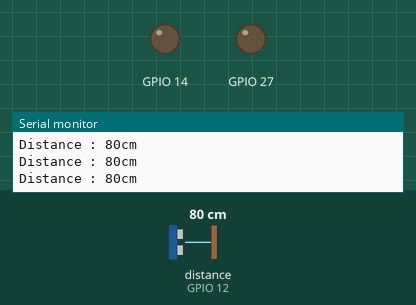
The sketch below on a simulated ESP32. On the bench: output pins drawn as LEDs (lit = HIGH), the last lines printed to the serial monitor. Wiring (inferred from the names in the program): ultrasonic range finder: trigger GPIO 12; echo GPIO 12. The test bench sets the inputs (shaded band); at power-on: distance to the obstacle (sensor on GPIO 12) 80 cm. The echo pulse lasts 58.3 µs per cm.

Above: at 1.2 s.
1.3 s: distance to the obstacle (sensor on GPIO 12) set to 7 cm
2.9 s: distance to the obstacle (sensor on GPIO 12) set to 4 cm
At 3.8 s:
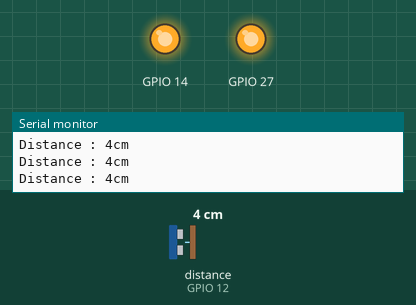
4.7 s: distance to the obstacle (sensor on GPIO 12) set to 9 cm
At 6.0 s:
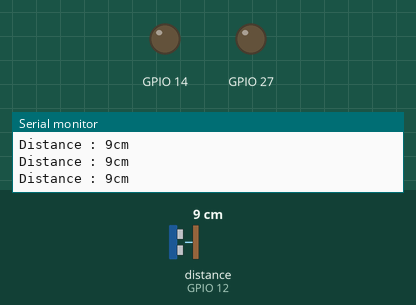
6.5 s: distance to the obstacle (sensor on GPIO 12) set to 2 cm
At 7.1 s:
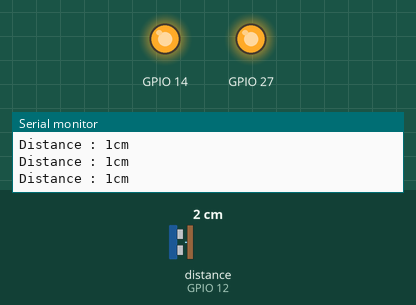
Timing chart, 0 to 9.3 s (numbered marks = the images above; inputs shaded):
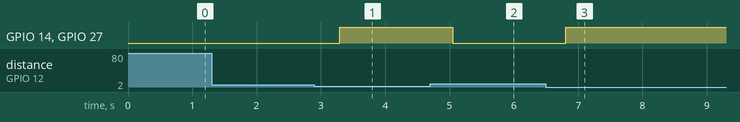

Measured:
- the behaviour switches between 6 and 5 cm on distance to the obstacle (sensor on GPIO 12) (found by bisection; images 0 and 1)
- after the input at 2.9 s, GPIO 14, GPIO 27: LOW → HIGH after 0.39 s
- after the input at 4.7 s, GPIO 14, GPIO 27: HIGH → LOW after 0.35 s
- after the input at 6.5 s, GPIO 14, GPIO 27: LOW → HIGH after 0.31 s

The sketch:

lighten.ino
```cpp
int signalPin = 12; //用來trigger及接收echo
long duration, cm, inches;

void setup() {
  // put your setup code here, to run once:
  Serial.begin(115200);

    pinMode(27, OUTPUT);
  pinMode(14, OUTPUT);
}

void loop() {
  // put your main code here, to run repeatedly:
  pinMode(signalPin, OUTPUT); //發送超音波時切還為輸出
    digitalWrite(signalPin, LOW);
    delayMicroseconds(5);
    digitalWrite(signalPin, HIGH);  // 給 Trig 高電位，持續 10微秒
    delayMicroseconds(10);
    digitalWrite(signalPin, LOW);

    //接收超音波
    pinMode(signalPin, INPUT);             // //讀取超音波時切還為輸入
    duration = pulseIn(signalPin, HIGH);   // 收到高電位時的時間

    //將回傳時間換算成距離 cm 或 inch
    cm = (duration / 2) / 29.1;
    inches = (duration / 2) / 74;
    Serial.print("Distance : ");

    Serial.print(cm);
    Serial.print("cm");
    Serial.println();

    delay(250);

    if (cm <= 5) {
      digitalWrite(27, HIGH);
      digitalWrite(14, HIGH);
    }
    else {
      digitalWrite(27, LOW);
      digitalWrite(14, LOW);
    }

}
```
